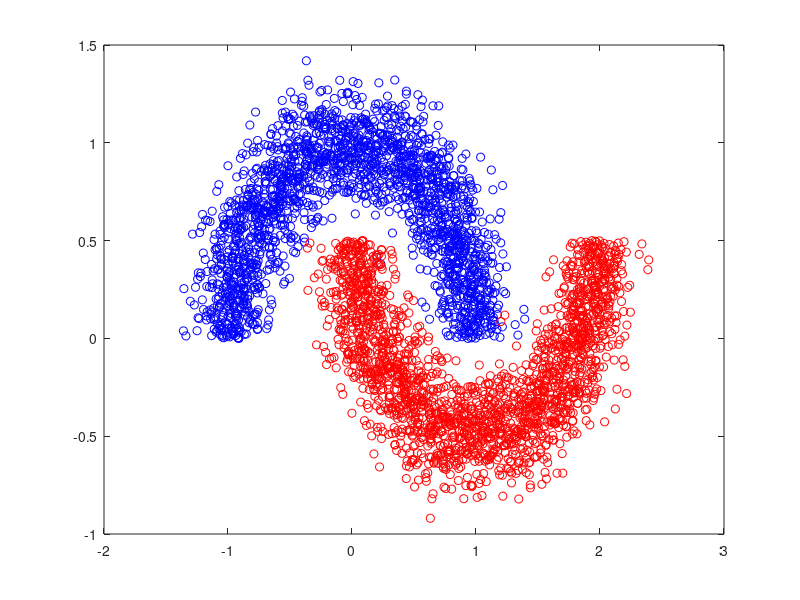
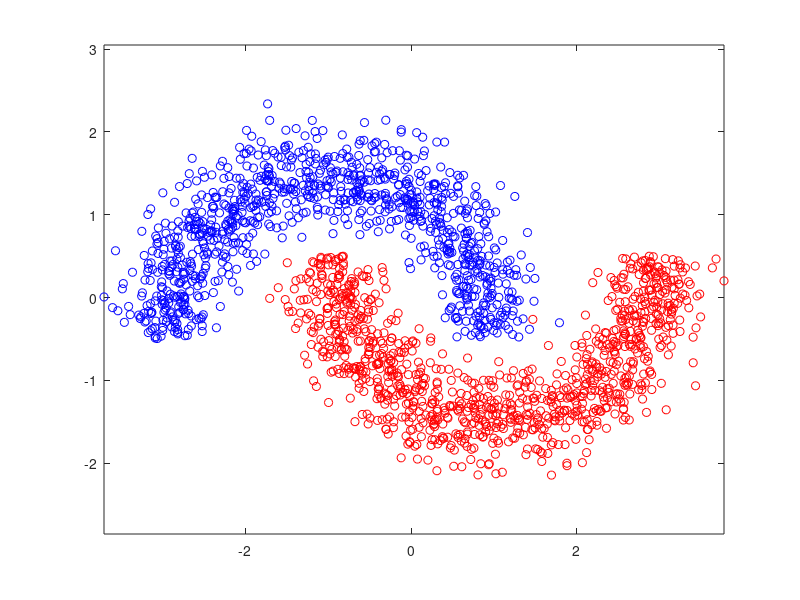

Write MATLAB code to recreate these figures, in order.
% 20210325
% two-moon dataset generator

center1_x = 0;
center1_y = 0;
center2_x = 1;
center2_y = 0.5;
nb_sample = 2000;
radius = 1;
theta = linspace(0,pi,nb_sample);
noise = randn(1,nb_sample)*0.15;
%noise = rand(1,nb_sample)*0.6;
semi_up = [(radius+noise).*cos(theta) + center1_x;(radius+noise).*sin(theta)+center1_y];
semi_down = [(radius+noise).*cos(-1*theta) + center2_x; (radius+noise).*sin(-1*theta)+center2_y];
figure;
plot(semi_up(1,:),semi_up(2,:),'bo')
hold on
plot(semi_down(1,:),semi_down(2,:),'ro')

x = [semi_up,semi_down]';
y = [ones(length(semi_up),1);-1*ones(length(semi_down),1)];
idx = randperm(2*nb_sample,2*nb_sample);
xt = x(idx(1:nb_sample),:);
yt = y(idx(1:nb_sample));
x = x(idx(nb_sample+1:end),:);
y = y(idx(nb_sample+1:end));

% theta = 0;
% theta = theta*pi/180;
% rotation = [  [cos(theta), sin(theta)]; [-sin(theta), cos(theta)] ];
% x = x * rotation;
% xt = xt * rotation;

dataMean = mean(x);
X = 2*bsxfun(@minus, x, dataMean);
X_adapt = 2*bsxfun(@minus, xt, dataMean);
% theta = 0;
% theta = theta*pi/180;
% rotation = [  [cos(theta), sin(theta)]; [-sin(theta), cos(theta)] ];
% X_adapt = X_adapt*rotation;
Y = ones(numel(y),1).*(y==1)+ 2*ones(numel(y),1).*(y==-1);

figure, 
plot(X(Y==1,1),X(Y==1,2),'bo')
hold on 
plot(X(Y==2,1),X(Y==2,2),'ro')
%plot(X_adapt(yt==1,1),X_adapt(yt==1,2),'ro')
%plot(X_adapt(yt==-1,1),X_adapt(yt==-1,2),'r+')
axis equal

save('2Moons_v2','X','X_adapt','Y','x','xt','y','yt');